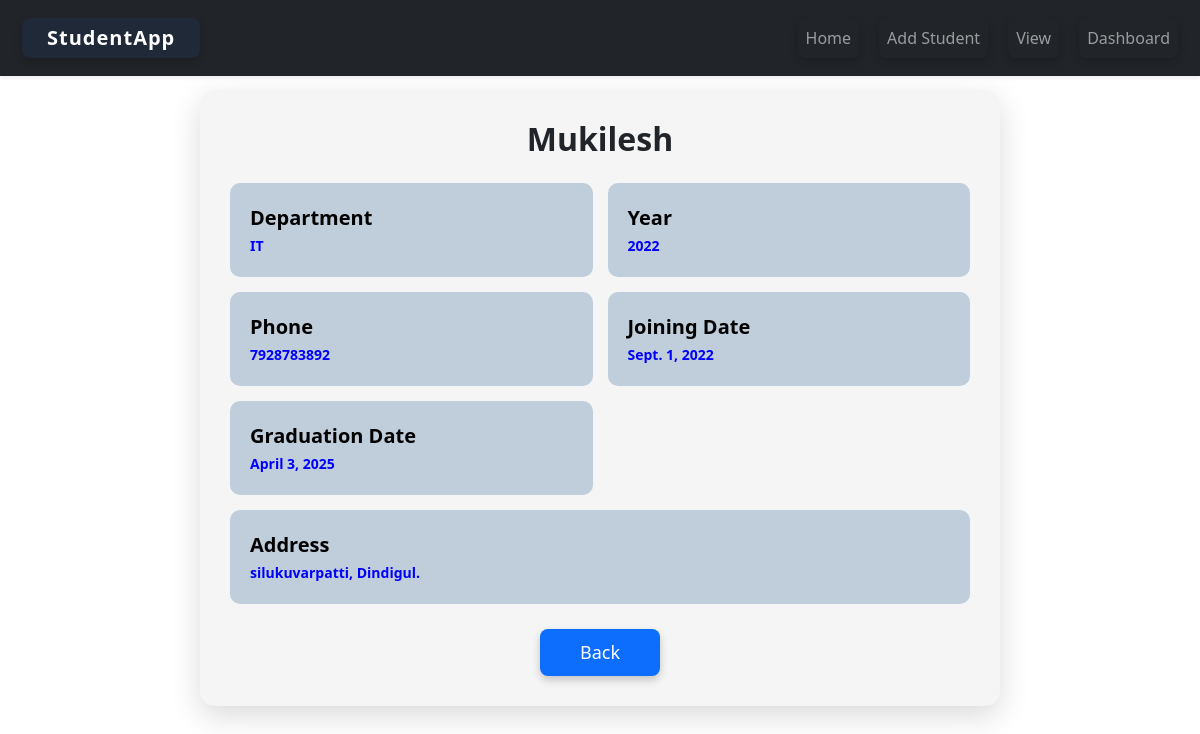
The page /student/52/ on the database its author committed.
### studentapp/models.py (models this page shows, shortened)
class Student(models.Model):
    name=models.CharField(max_length=100)
    roll_no = models.IntegerField(unique=True)
    department=models.CharField(max_length=100)
    year=models.IntegerField()
    total_marks = models.IntegerField(default=100)
    obtained_marks = models.IntegerField(default=0)
    address = models.TextField(blank=True)
    phone = models.CharField(max_length=15, blank=True)
    joining_date = models.DateField(null=True, blank=True)
    graduation_date = models.DateField(null=True, blank=True)

### studentapp/views.py (the view)
# urls.py: path('student/<int:id>/', views.student_detail, name='student_detail'),
def student_detail(request, id):
    student = get_object_or_404(Student, id=id)
    return render(request, 'student_detail.html', {'student': student})

### studentapp/templates/student_detail.html (shortened to what this page needs)
{% extends 'base.html' %}
{% block content %}
<div class="page-container">
    <div class="profile-card">
        <h2 class="profile-title">{{ student.name }}</h2>
        <div class="info-grid">
            <div class="info-box">
                <span>Department</span>
                <strong>{{ student.department }}</strong>
            </div>
            <div class="info-box">
                <span>Year</span>
                <strong>{{ student.year }}</strong>
            </div>
            <div class="info-box">
                <span>Phone</span>
                <strong>{{ student.phone }}</strong>
            </div>
            <div class="info-box">
                <span>Joining Date</span>
                <strong>{{ student.joining_date }}</strong>
            </div>
            <div class="info-box">
                <span>Graduation Date</span>
                <strong>{{ student.graduation_date }}</strong>
            </div>
            <div class="info-box full-width">
                <span>Address</span>
                <strong>{{ student.address }}</strong>
            </div>
        </div>
        <a href="{% url 'view' %}" class="btn-back">Back</a>
    </div>
</div>
{% endblock %}

### studentapp/static/css/style.css (style rules this page uses)
body { background-image: url('../images/background.jpg'); background-size: cover; background-position: center; background-repeat: no-repeat; font-family: Arial, sans-serif; background-color: lightblue; text-align: center; }
h2 { color: rgb(27, 2, 95); font-size: 36px; margin-bottom: 40px; }
a { display: inline-block; text-decoration: none; background-color: white; color: #333; padding: 12px 25px; margin: 10px; font-size: 18px; border-radius: 8px; transition: 0.3s; box-shadow: 0 4px 8px rgba(0,0,0,0.2); }
body { margin: 0; font-family: "Segoe UI", Arial, sans-serif; color: #1f2937; }
h2 { text-align: center; margin-bottom: 30px; }
body { margin: 0; padding: 0; }

### studentapp/templates/student_detail.html (style rules this page uses)
.page-container { padding-top: 90px; padding-bottom: 40px; }
.profile-card { max-width: 800px; margin: auto; background: whitesmoke; border-radius: 15px; padding: 30px; box-shadow: 0 10px 30px rgba(0,0,0,0.15); }
.profile-title { text-align: center; margin-bottom: 25px; font-weight: bolder; }
.info-grid { display: grid; grid-template-columns: 1fr 1fr; gap: 15px; }
.info-box { background: #c0cedb; padding: 20px; border-radius: 10px; color: blue; }
.info-box span { display: block; font-size: 20px; color: black; font-weight:bold ; }
.info-box strong { font-size: 14px; }
.full-width { grid-column: span 2; }
.btn-back { display: block; margin: 25px auto 0; padding: 10px 25px; border-radius: 8px; background: #0d6efd; color: white; text-decoration: none; text-align: center; width: 120px; }

### rows shown on the page
Student: name "Mukilesh", department "IT", year "2022", phone "7928783892", joining_date "Sept. 1, 2022", graduation_date "April 3, 2025", address "silukuvarpatti, Dindigul."
